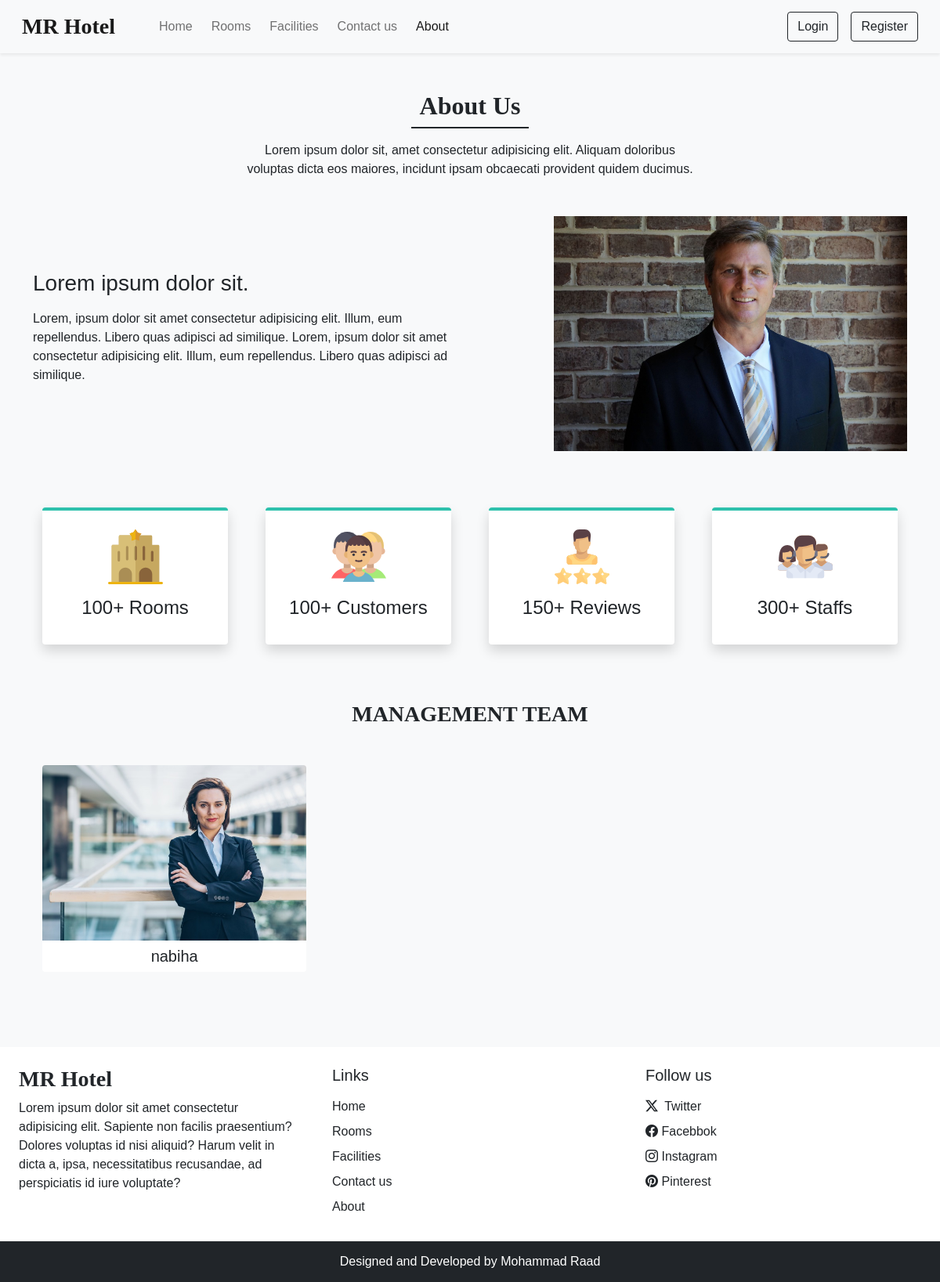
Page /about.php on the committed database.
### tables this page shows
CREATE TABLE `settings` (
  `sr_no` int(11) NOT NULL,
  `site_title` varchar(50) NOT NULL,
  `site_about` varchar(250) NOT NULL,
  `shutdown` tinyint(1) NOT NULL
);

CREATE TABLE `team_details` (
  `sr_no` int(11) NOT NULL,
  `name` varchar(50) NOT NULL,
  `picture` varchar(150) NOT NULL
);

### admin/inc/config.php (called while the page is built, shortened)
<?php
 function select($sql,$values,$datatypes){
 $con = $GLOBALS['con'];
 if($stmt = mysqli_prepare($con,$sql)){
 mysqli_stmt_bind_param($stmt,$datatypes,...$values);
 if(mysqli_stmt_execute($stmt)){
  $res=mysqli_stmt_get_result($stmt);
  return $res;
 }
 else{
  mysqli_stmt_close($stmt);
  die("Query cannot be executed - Select");
 }
}
 else{
  die("Query cannot be prepared - Select");
 }
 }
 function selectAll($table){
$con = $GLOBALS['con'];
$res = mysqli_query($con,"SELECT * FROM $table");
return $res;
}
?>

### about.php (the view, shortened to what this page needs)
 <!DOCTYPE html>
<html lang="en">
<head>
<link rel="stylesheet" href="https://cdn.jsdelivr.net/npm/swiper@11/swiper-bundle.min.css"/>
  <?php include('inc/links.php')?>
  </head>
<body class="bg-light">
<?php include("inc/header.php")
?>
 <div class="my-5 px-4">
  <h2 class="fw-bold h-font text-center">About Us</h2>
  <div class="h-line bg-dark"></div>
  <p class="text-center mt-3">Lorem ipsum dolor  sit, amet consectetur adipisicing elit. Aliquam doloribus <br>
  voluptas dicta eos maiores, incidunt ipsam obcaecati provident quidem ducimus.</p>
</div>
<div class="container">
  <div class="row justify-content-between align-items-center">
    <div class="col-lg-6 col-md-5 mb-4 order-lg-1 order-md-1 order-2">
      <h3 class="mb-3">Lorem ipsum dolor sit.</h3>
      <p>
    Lorem, ipsum dolor sit amet consectetur adipisicing elit.
     Illum, eum repellendus. Libero quas adipisci ad similique.
     Lorem, ipsum dolor sit amet consectetur adipisicing elit.
     Illum, eum repellendus. Libero quas adipisci ad similique.
      </p>
    </div>
    <div class="col-lg-5 col-md-5 mb-4 order-1 order-lg-2 order-md-2 ">
  <img src="images/about/about.jpg" class="w-100" >
    </div>
  </div>
</div>
<div class="container mt-5">
<div class="row">
  <div class="col-lg-3 col-md-6 mb-4 px-4 ">
<div class="bg-white rounded shadow p-4 border-top border-4 text-center box">
  <img src="images/about/hotel.svg" width="70px" >
  <h4 class="mt-3">
    100+ Rooms
  </h4>
</div>
  </div>
  <div class="col-lg-3 col-md-6 mb-4 px-4 ">
<div class="bg-white rounded shadow p-4 border-top border-4 text-center box">
  <img src="images/about/customers.svg" width="70px" >
  <h4 class="mt-3">
    100+ Customers
  </h4>
</div>
  </div>
  <div class="col-lg-3 col-md-6 mb-4 px-4 ">
<div class="bg-white rounded shadow p-4 border-top border-4 text-center box">
  <img src="images/about/rating.svg" width="70px" >
  <h4 class="mt-3">
    150+ Reviews
  </h4>
</div>
  </div>
<div class="col-lg-3 col-md-6 mb-4 px-4 ">
<div class="bg-white rounded shadow p-4 border-top border-4 text-center box">
  <img src="images/about/staff.svg" width="70px" >
  <h4 class="mt-3">
    300+ Staffs
  </h4>
</div>
  </div>
</div>
</div>
<h3 class="my-5 fw-bold h-font text-center">MANAGEMENT TEAM</h3>
<div class="container px-4">
<div class="swiper mySwiper">
    <div class="swiper-wrapper mb-5">
    <?php
    $about_r = selectAll('team_details');
    $path=ABOUT_IMG_PATH;
    while ($row = mysqli_fetch_assoc($about_r)) {
        echo <<<data
        <div class="swiper-slide bg-white text-center overflow-hidden rounded">
            <img src="$path$row[picture]" class="w-100">
            <h5 class="mt-2">$row[name]</h5>
        </div>
data;
    }
?>
    </div>
  </div>
</div>
<?php include("inc/footer.php");
?>
</body>
</html>

### inc/links.php (shortened to what this page needs)
<link href="https://cdn.jsdelivr.net/npm/bootstrap@5.0.2/dist/css/bootstrap.min.css" rel="stylesheet">
<link rel="stylesheet" href="https://cdn.jsdelivr.net/npm/bootstrap-icons@1.11.3/font/bootstrap-icons.min.css">
<link rel="stylesheet" href="https://cdn.jsdelivr.net/npm/swiper@11/swiper-bundle.min.css"/>
<link rel="stylesheet" href="css/common.css">
<link rel="stylesheet" href="css/index.css">
<link rel="stylesheet" href="https://cdn.jsdelivr.net/npm/swiper@11/swiper-bundle.min.css"/>
  <?php
include('admin/inc/config.php');
$contact_q = "SELECT * FROM `contact_details` WHERE `sr_no`=?";
$settings_q = "SELECT * FROM `settings` WHERE `sr_no`=?";
$values = [1];
$contact_r = mysqli_fetch_assoc(select($contact_q,$values,'i'));
$settings_r = mysqli_fetch_assoc(select($settings_q,$values,'i'));
?>

### inc/header.php (shortened to what this page needs)
<nav id="nav-bar" class="navbar navbar-expand-lg navbar-light bg-light px-lg-3 py-lg-2 shadow-sm sticky-top">
  <div class="container-fluid">
    <a class="navbar-brand me-5 fw-bold fs-3 h-font" href="index.php"><?php echo $settings_r['site_title']?></a>
    <div class="collapse navbar-collapse" id="navbarSupportedContent">
      <ul class="navbar-nav me-auto mb-2 mb-lg-0">
        <li class="nav-item">
          <a class="nav-link  me-2"  href="index.php">Home</a>
        </li>
        <li class="nav-item">
          <a class="nav-link me-2 " href="rooms.php">Rooms</a>
        </li>
        <li class="nav-item">
          <a class="nav-link me-2" href="facilities.php">Facilities</a>
        </li>
        <li class="nav-item">
          <a class="nav-link me-2" href="contact.php">Contact us</a>
        </li>
        <li class="nav-item">
          <a class="nav-link me-2" href="about.php">About</a>
        </li>
  </ul>
<div class="d-flex">
<?php
if (isset($_SESSION['login']) && $_SESSION['login'] == true) {
   $path = USERS_IMG_PATH;
  echo <<<data
  <div class="btn-group">
      <button type="button" class="btn btn-outline-dark shadow-none dropdown-toggle" data-bs-toggle="dropdown" data-bs-display="static" aria-expanded="false">
          <img src="{$path}{$_SESSION['uPic']}" style="width:25px;height:25px;" class="me-1">
          {$_SESSION['uName']}
      </button>
      <ul class="dropdown-menu dropdown-menu-lg-end">
          <li><a class="dropdown-item" href="profile.php">Profile</a></li>
          <li><a class="dropdown-item" href="bookings.php">Bookings</a></li>
          <li><a class="dropdown-item" href="logout.php">Logout</a></li>
      </ul>
  </div>
data;
} else {
  echo <<<data
  <button type="button" class="btn btn-outline-dark shadow-none me-lg-3 me-2" data-bs-toggle="modal" data-bs-target="#loginModal">
      Login
  </button>
  <button type="button" class="btn btn-outline-dark shadow-none" data-bs-toggle="modal" data-bs-target="#registerModal">
      Register
  </button>
data;
}
?>
  </div>
  </div>
  </div>
</nav>

### inc/footer.php (shortened to what this page needs)
  <div class="container-fluid bg-white mt-5">
<div class="row">
  <div class="col-lg-4 p-4">
<h3 class="h-font fw-bold fs-3 mb-2"><?php echo $settings_r['site_title'] ?></h3>
<p>
 <?php echo $settings_r['site_about'] ?>
</p>
  </div>
  <div class="col-lg-4 p-4">
 <h5 class="mb-3">Links</h5>
 <a href="index.php" class="d-inline-block mb-2 text-dark text-decoration-none">Home</a> <br>
 <a href="rooms.php" class="d-inline-block mb-2 text-dark text-decoration-none">Rooms</a> <br>
 <a href="facilities.php" class="d-inline-block mb-2 text-dark text-decoration-none">Facilities</a> <br>
 <a href="contact.php" class="d-inline-block mb-2 text-dark text-decoration-none">Contact us</a> <br>
 <a href="about.php" class="d-inline-block mb-2 text-dark text-decoration-none">About</a> <br>
  </div>
  <div class="col-lg-4 p-4">
 <h5 class="mb-3">Follow us </h5>
 <?php
if ($contact_r['tw'] != '') {
    echo <<<data
    <a href="{$contact_r['tw']}" class="d-inline-block mb-2 text-dark text-decoration-none">
        <i class="bi bi-twitter-x me-1"></i> Twitter
    </a>
    <br>
data;
}
?>
<a href="<?php echo $contact_r['fb']?>" class="d-inline-block mb-2 text-dark text-decoration-none">
<i class="bi bi-facebook"></i>  Facebbok
</a>
<br>
<a href="<?php echo $contact_r['insta']?>" class="d-inline-block mb-2  text-dark text-decoration-none">
<i class="bi bi-instagram"></i>    Instagram
</a>
<br>
<a href="https://www.pinterest.com/" class="d-inline-block text-dark text-decoration-none">
<i class="bi bi-pinterest"></i>  Pinterest
</a>
  </div>
</div>
</div>
<h6 class="text-center bg-dark text-white p-3 m-0">Designed and Developed by Mohammad Raad</h6>

### css/common.css (style rules this page uses)
:root { --teal:#2ec1ac; --teal_hover:#279eBc; }
* { font-family: 'Poppins',sans-serif; }
.h-font { font-family:'Merienda' , cursive; }
.h-line { width:150px; margin : 0 auto; height:1.7px; }

### about.php (style rules this page uses)
.box { border-top-color:var(--teal) !important; }

### rows in the picture
settings: site_title "MR Hotel", site_about "Lorem ipsum dolor sit amet consectetur adipisicing elit. Sapiente non facilis praesentium? Dolores voluptas id nisi aliquid? Harum velit in dicta a, ipsa, necessitatibus recusandae, ad perspiciatis id iure voluptate?"
team_details: picture (picture), name "nabiha"
